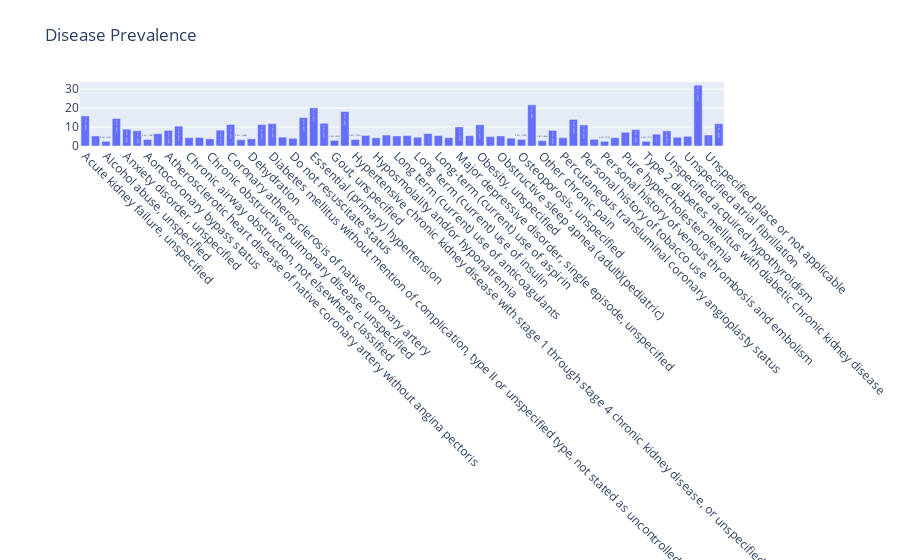

The cell this chart's notebook holds for it:
### Markdown cell above
## 6. Disease Prevalence

### Code cell
def plot_disease_prevalence(df, disease_cols):
    prevalence = df[disease_cols].mean() * 100
    counts = df[disease_cols].sum()
    
    # Top 10 by prevalence
    top_diseases = prevalence.sort_values(ascending=False).head(10)
    print("Top 10 most prevalent diseases:")
    for disease in top_diseases.index:
        print(f"{disease:<30}: {top_diseases[disease]:.2f}% ({int(counts[disease])} cases)")

    fig = go.Figure(data=[go.Bar(
        x=prevalence.index, y=prevalence.values,
        text=[f"{c:.1f}% ({int(cnt)})" for c, cnt in zip(prevalence, counts)],
        textposition='auto'
    )])
    fig.update_layout(title="Disease Prevalence", xaxis_tickangle=45)
    fig.show()

plot_disease_prevalence(data, disease_columns)

### Figure 1 — Plotly figure (JSON) as saved in the notebook; plotly's stock layout.template omitted (floating-point values rounded to 4 significant figures)
{"data": [{"text": ["15.9% (4968)", "5.3% (1662)", "2.5% (769)", "14.5% (4541)", "8.9% (2785)", "8.0% (2512)", "3.4% (1081)", "6.5% (2025)", "8.2% (2583)", "10.4% (3274)", "4.4% (1365)", "4.5% (1406)", "3.8% (1178)", "8.4% (2619)", "11.4% (3558)", "3.3% (1044)", "3.8% (1188)", "11.3% (3540)", "11.8% (3699)", "4.7% (1469)", "4.1% (1273)", "14.9% (4677)", "20.1% (6311)", "12.0% (3755)", "3.0% (933)", "18.2% (5697)", "3.4% (1076)", "5.6% (1748)", "4.3% (1353)", "5.8% (1806)", "5.3% (1658)", "5.5% (1718)", "4.6% (1452)", "6.5% (2041)", "5.5% (1725)", "4.4% (1372)", "10.1% (3153)", "5.4% (1702)", "11.2% (3512)", "5.0% (1568)", "5.3% (1655)", "4.1% (1292)", "3.5% (1090)", "21.7% (6807)", "2.8% (885)", "8.2% (2576)", "4.4% (1369)", "14.0% (4388)", "11.1% (3476)", "3.5% (1107)", "2.5% (774)", "4.4% (1369)", "7.2% (2269)", "8.6% (2696)", "2.5% (771)", "6.2% (1948)", "8.0% (2510)", "4.6% (1446)", "5.1% (1593)", "32.1% (10049)", "5.8% (1818)", "11.8% (3698)"], "textposition": "auto", "type": "bar", "x": ["Acute kidney failure, unspecified", "Acute posthemorrhagic anemia", "Alcohol abuse, unspecified", "Anemia, unspecified", "Anxiety disorder, unspecified", "Anxiety state, unspecified", "Aortocoronary bypass status", "Asthma, unspecified type, unspecified", "Atherosclerotic heart disease of native coronary artery without angina pectoris", "Atrial fibrillation", "Chronic airway obstruction, not elsewhere classified", "Chronic kidney disease, unspecified", "Chronic obstructive pulmonary disease, unspecified", "Congestive heart failure, unspecified", "Coronary atherosclerosis of native coronary artery", "Coronary atherosclerosis of unspecified type of vessel, native or graft", "Dehydration", "Depressive disorder, not elsewhere classified", "Diabetes mellitus without mention of complication, type II or unspecified type, not stated as uncontrolled", "Do not resuscitate", "Do not resuscitate status", "Esophageal reflux", "Essential (primary) hypertension", "Gastro-esophageal reflux disease without esophagitis", "Gout, unspecified", "Hyperlipidemia, unspecified", "Hypertensive chronic kidney disease with stage 1 through stage 4 chronic kidney disease, or unspecified chronic kidney disease", "Hypertensive chronic kidney disease, unspecified, with chronic kidney disease stage I through stage IV, or unspecified", "Hyposmolality and/or hyponatremia", "Hypothyroidism, unspecified", "Long term (current) use of anticoagulants", "Long term (current) use of antithrombotics/antiplatelets", "Long term (current) use of insulin", "Long-term (current) use of anticoagulants", "Long-term (current) use of aspirin", "Long-term (current) use of insulin", "Major depressive disorder, single episode, unspecified", "Nicotine dependence, cigarettes, uncomplicated", "Obesity, unspecified", "Obstructive sleep apnea (adult) (pediatric)", "Obstructive sleep apnea (adult)(pediatric)", "Old myocardial infarction", "Osteoporosis, unspecified", "Other and unspecified hyperlipidemia", "Other chronic pain", "Outcome of delivery, single liveborn", "Percutaneous transluminal coronary angioplasty status", "Personal history of nicotine dependence", "Personal history of tobacco use", "Personal history of transient ischemic attack (TIA), and cerebral infarction without residual deficits", "Personal history of venous thrombosis and embolism", "Pneumonia, organism unspecified", "Pure hypercholesterolemia", "Tobacco use disorder", "Type 2 diabetes mellitus with diabetic chronic kidney disease", "Type 2 diabetes mellitus without complications", "Unspecified acquired hypothyroidism", "Unspecified asthma, uncomplicated", "Unspecified atrial fibrillation", "Unspecified essential hypertension", "Unspecified place or not applicable", "Urinary tract infection, site not specified"], "y": [15.85, 5.303, 2.454, 14.49, 8.886, 8.015, 3.449, 6.461, 8.241, 10.45, 4.355, 4.486, 3.759, 8.356, 11.35, 3.331, 3.79, 11.29, 11.8, 4.687, 4.062, 14.92, 20.14, 11.98, 2.977, 18.18, 3.433, 5.577, 4.317, 5.762, 5.29, 5.481, 4.633, 6.512, 5.504, 4.378, 10.06, 5.43, 11.21, 5.003, 5.28, 4.122, 3.478, 21.72, 2.824, 8.219, 4.368, 14.0, 11.09, 3.532, 2.47, 4.368, 7.239, 8.602, 2.46, 6.215, 8.008, 4.614, 5.083, 32.06, 5.801, 11.8]}], "layout": {"title": {"text": "Disease Prevalence"}, "xaxis": {"tickangle": 45}}}
